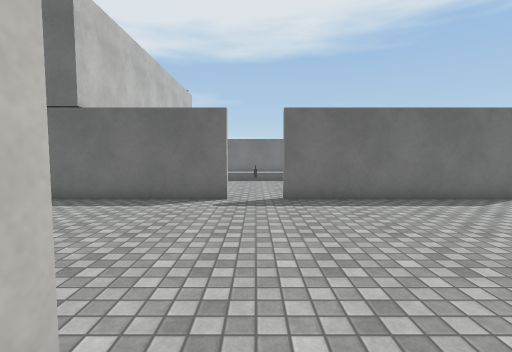
View 1 (above)

17 first-person views from a walk through a Unity game level. The camera is 1.4 m above the floor, tilts 4° down and sees 85° across. The floor is counted in squares, 1 m on a side. Each view is taken from the middle of a square. On the plan, view 1 faces up. The plan holds only what a view shows up to about 14 squares ahead; the rest is blank. The place goes on beyond the plan. The player character is not drawn. Surface patterns are stand-ins for the level's own textures.

View 2
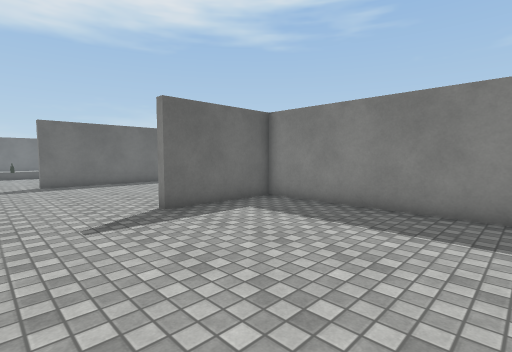

View 3
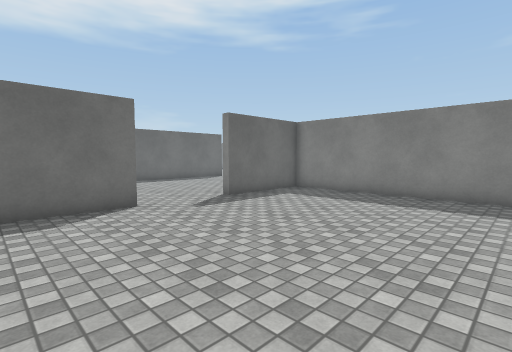

View 4
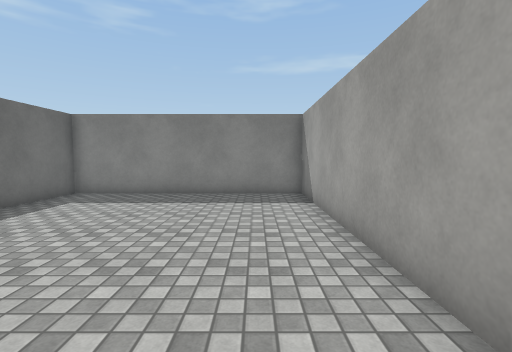

View 5
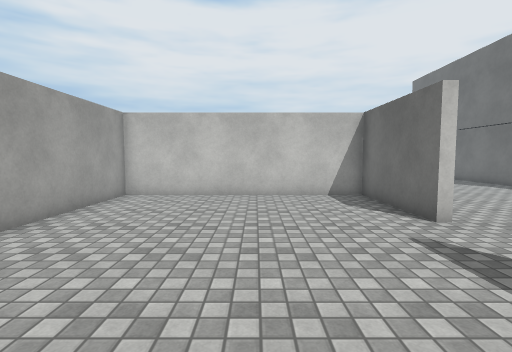

View 6
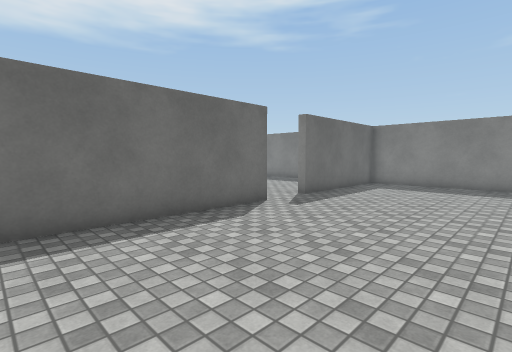

View 7
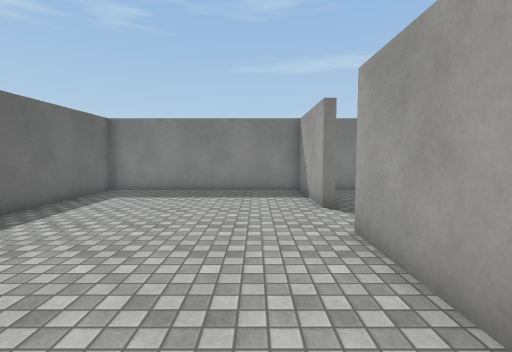

View 8
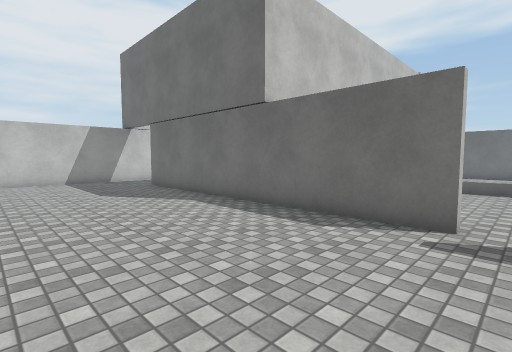

View 9
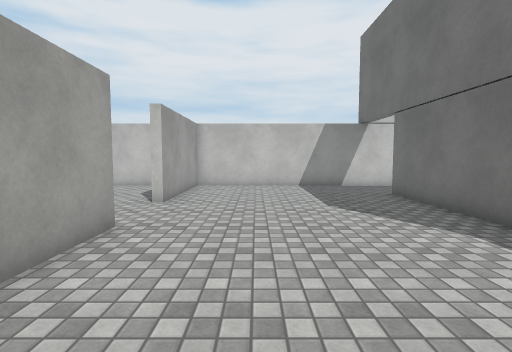

View 10
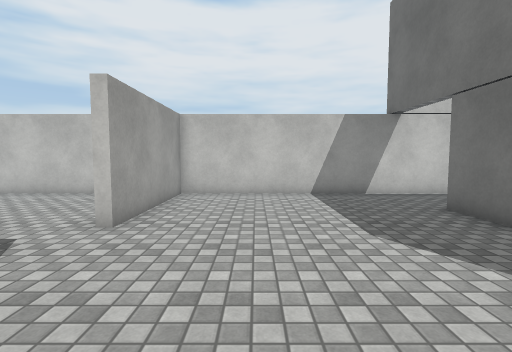

View 11
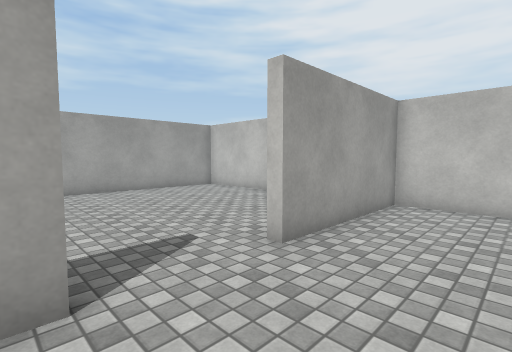

View 12
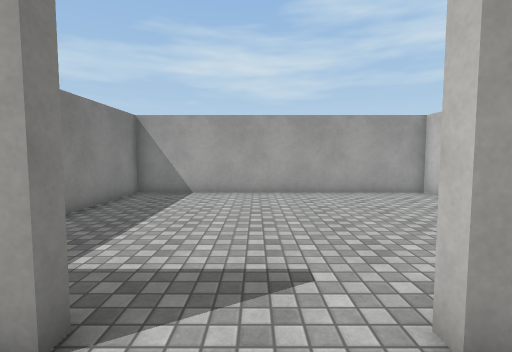

View 13
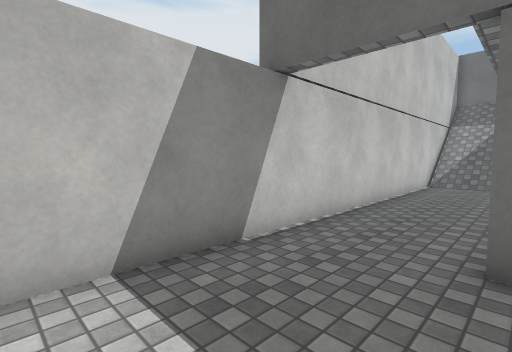

View 14
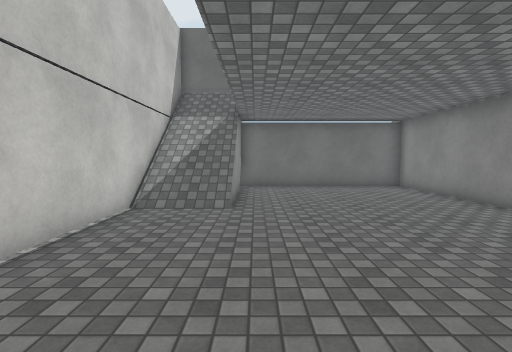

View 15
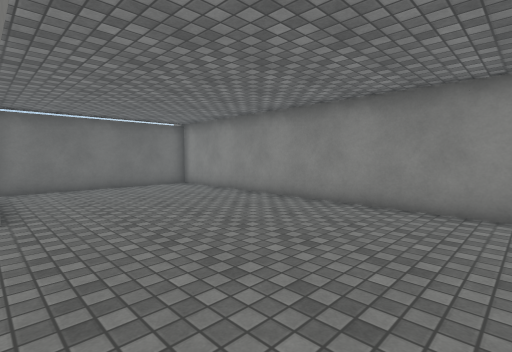

View 16
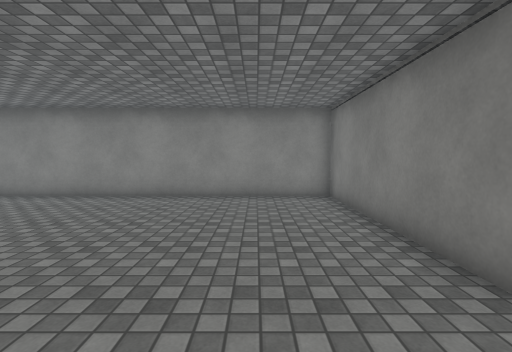

View 17
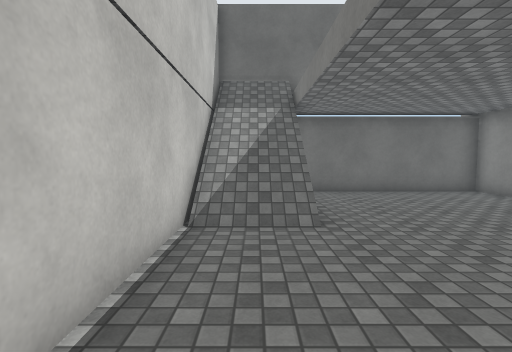

### Floor plan
Ten units are one square. View 1 is at (0, 0); x grows to the right and y downward. Boxes are objects, and circles mark ways between rooms. Rooms are numbered by the first view taken in them; rooms with no view inside come last. Other rooms are left out.
<svg viewBox="-170 -256 341 338">
<path fill="none" stroke="#000" d="M-9 -12 -9 -8 -51 -8 -51 77 65 77 65 -8 25 -8 25 -12M-9 -95 -9 -91 -134 -91M-85 -12 -60 -12M-132 -94 -62 -94 -62 -251 -136 -251M86 -91 9 -91 9 -95M69 -12 101 -12M-137 -232 -137 -214M126 -8 126 -12 166 -12 166 -91 107 -91 107 -95M-165 -216 -165 -12 -114 -12M-114 -12 -114 -8M-85 -8 -85 -12M-165 10 -165 77 -54 77 -54 36M-136 -251 -165 -251 -165 -216"/>
<circle cx="10" cy="-20" r="3" fill="#2a7"/>
<circle cx="-100" cy="-10" r="3" fill="#2a7"/>
<circle cx="-140" cy="-240" r="3" fill="#2a7"/>
<circle cx="-155" cy="-225" r="3" fill="#2a7"/>
<text x="10" y="30">1</text>
<text x="-40" y="-80">2</text>
<text x="-110" y="30">3</text>
<text x="-150" y="-230">4</text>
</svg>
Room 1 opens to room 2. Room 2 opens to room 3. Room 2 opens to room 4.

Where each view was taken, in squares from view 1:
view 1: 0 up, 0 right, facing up
view 2: 6 down, 1 left, facing up-right
view 3: 7 down, 4 left, facing up-right
view 4: 6 down, 4 left, facing right
view 5: 3 down, 5 right, facing left
view 6: 3 up, 2 right, facing up-right
view 7: 3 up, 5 right, facing right
view 8: 3 up, 0 right, facing up-left
view 9: 4 up, 3 left, facing left
view 10: 4 up, 6 left, facing left
view 11: 4 up, 8 left, facing down-left
view 12: 3 up, 10 left, facing down
view 13: 5 up, 13 left, facing up-left
view 14: 12 up, 13 left, facing up
view 15: 12 up, 14 left, facing up-right
view 16: 12 up, 16 left, facing right
view 17: 14 up, 15 left, facing up
